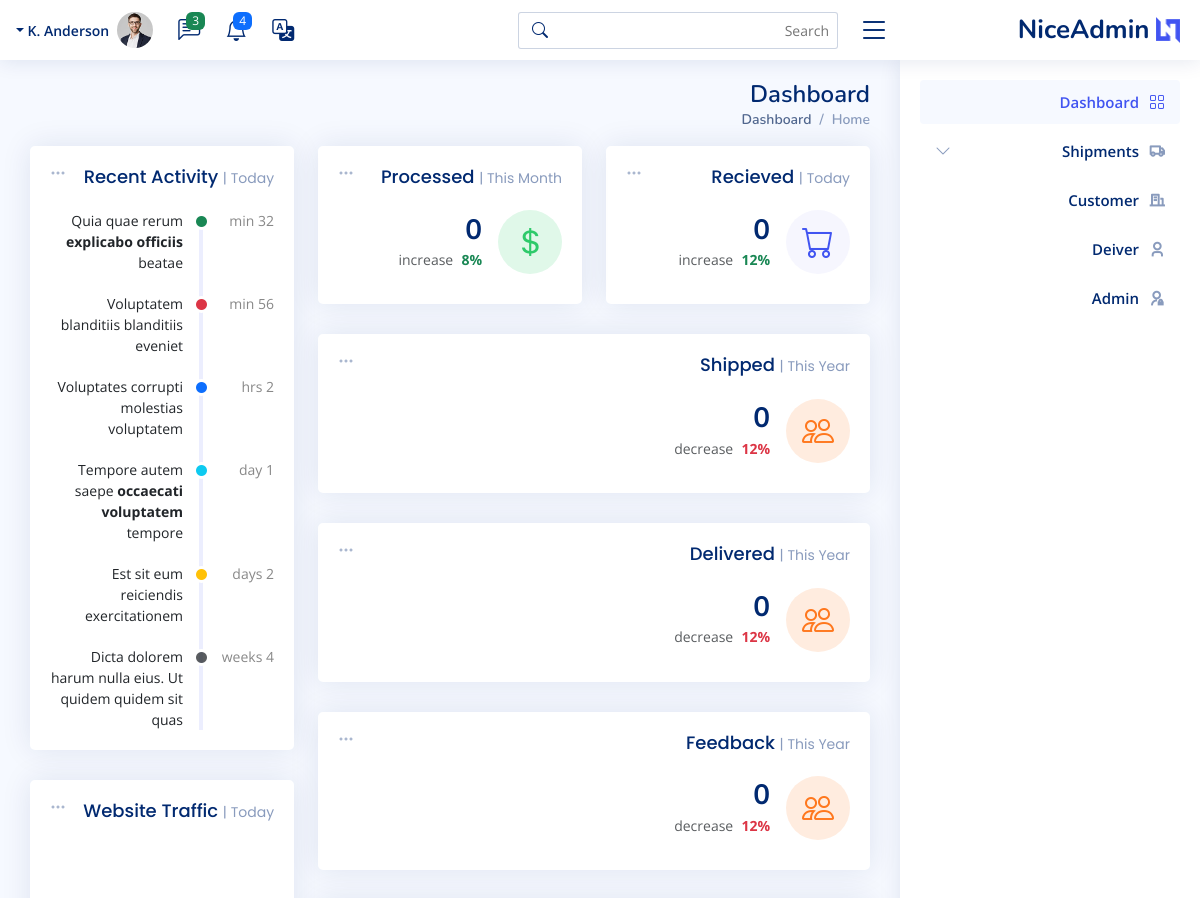
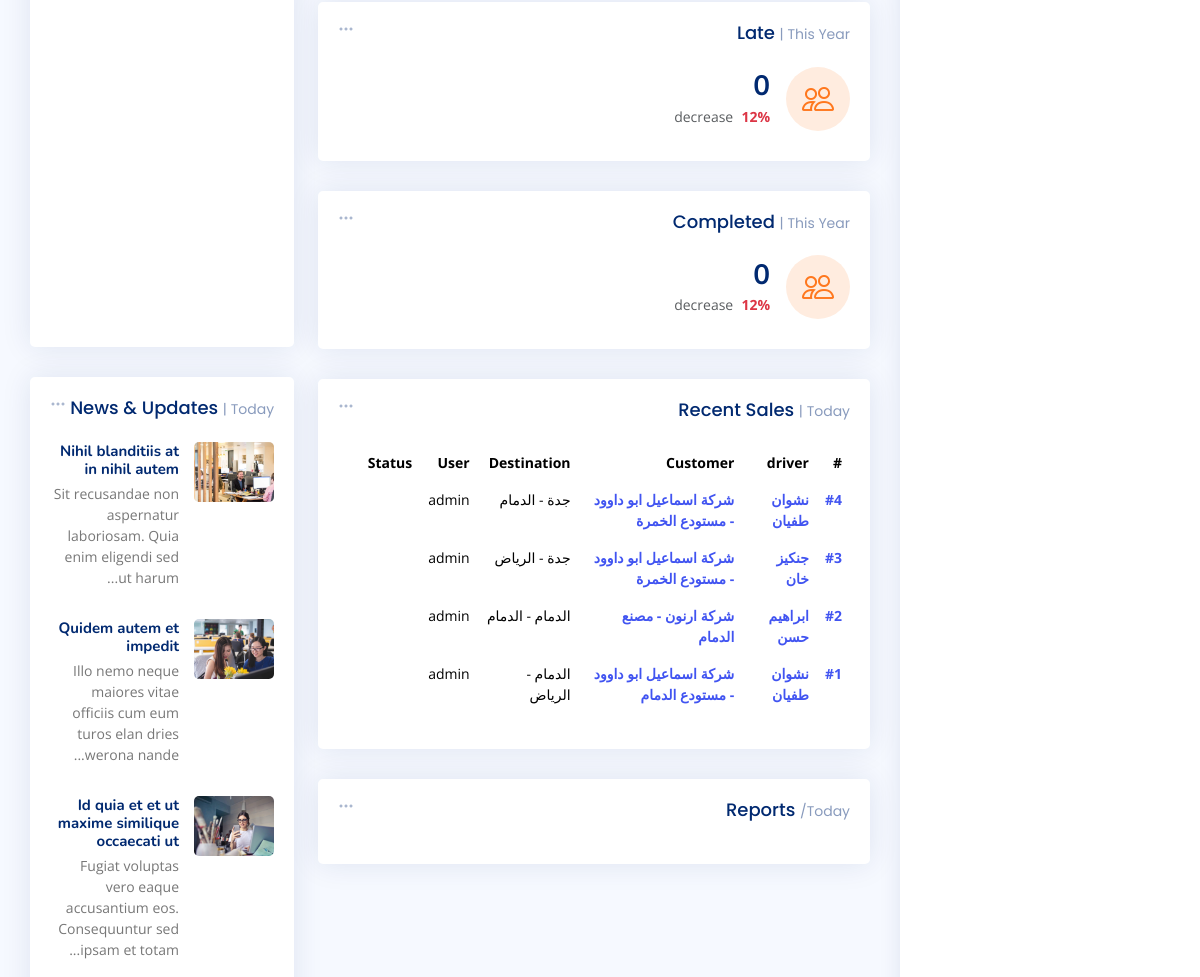
/ (upper part), run on an earlier commit of the app's database (2 pictures, top to bottom).
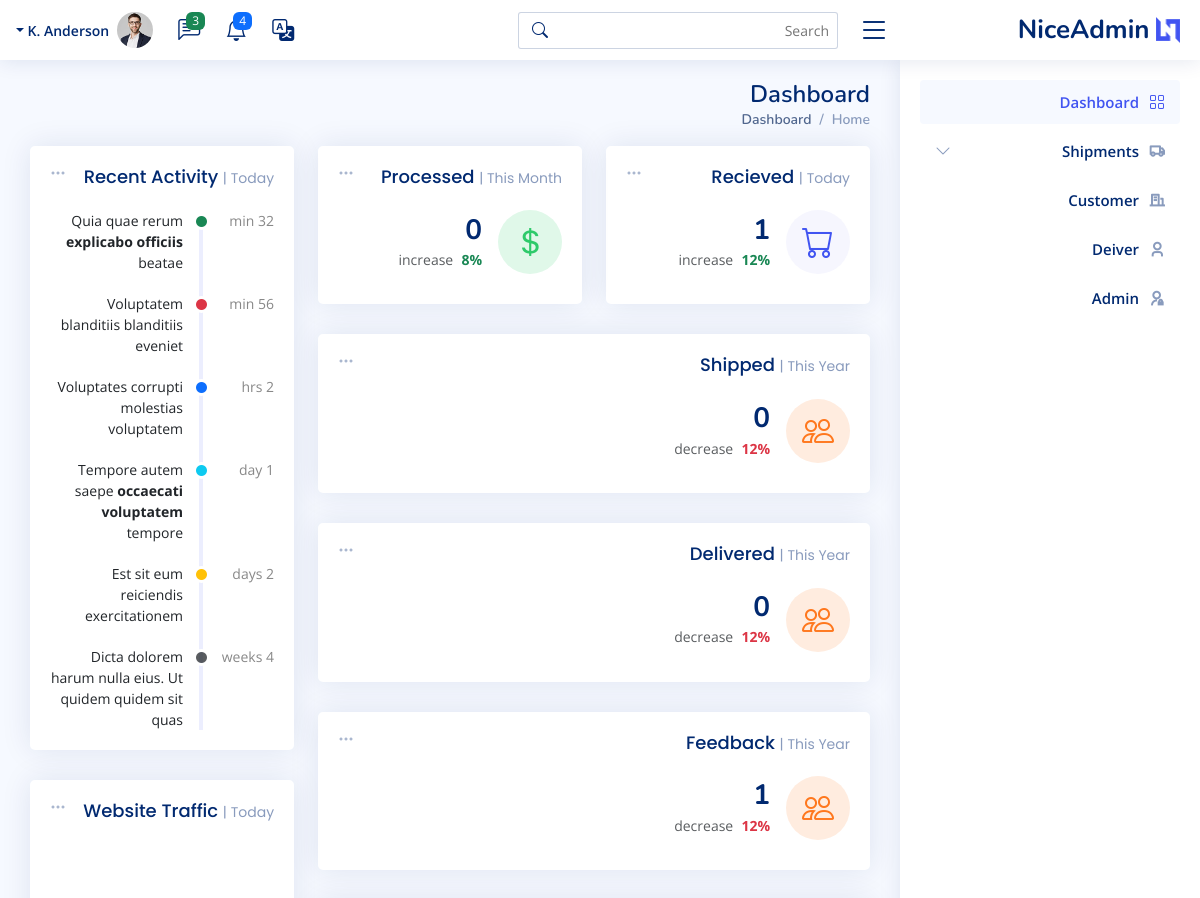
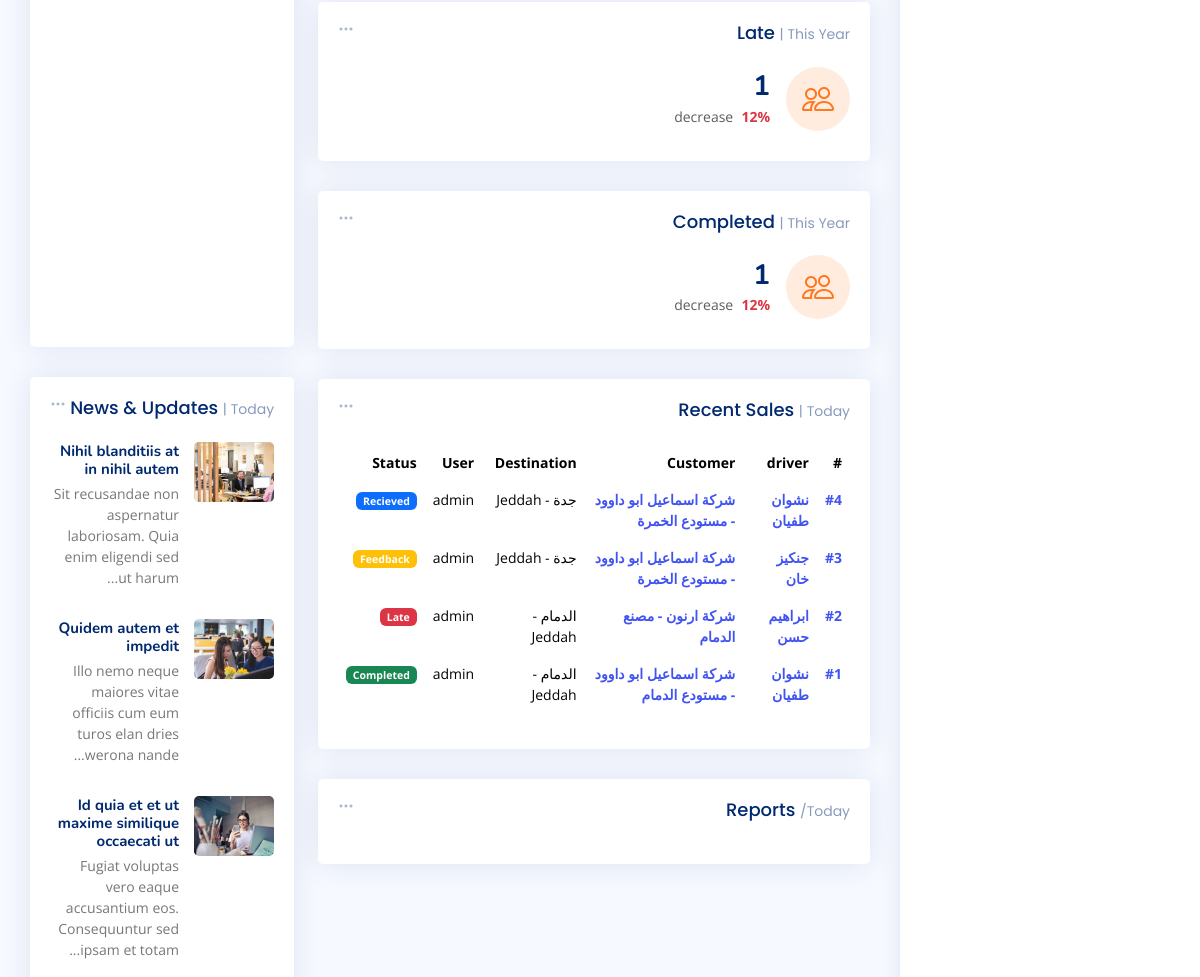
And on a later commit of the database (2 pictures, top to bottom).
### shipments/models.py (models this page shows, shortened)
class Shipments(models.Model):
    user = models.ForeignKey(User,  related_name='shipments_user', on_delete=models.SET_NULL, null=True)
    driver = models.ForeignKey(Driver,  related_name='shipments_driver', on_delete=models.SET_NULL, null=True)
    customer_branch = models.ForeignKey(Branch, related_name='shipments_company', on_delete=models.SET_NULL, null=True)
    fare = models.IntegerField()
    days_stayed = models.IntegerField(null=True, blank=True)
    stay_cost = models.IntegerField(null=True, blank=True)
    deducted = models.IntegerField(null=True, blank=True)
    status = models.CharField(max_length=20, choices=STATUS, default='Recieved')
    destination = models.CharField(max_length=20, choices=FLAG_TYPES)
    create_at = models.DateTimeField(default=timezone.now)
    expected_arrival_date = models.DateTimeField(null=True, blank=True)
    actual_delivery_date = models.DateTimeField(null=True, blank=True)

### drivers/models.py (models this page shows)
class Driver(models.Model):
    name = models.CharField(max_length=120)
    phone = models.CharField(max_length=120)
    id_number = models.CharField(max_length=10, null=True, blank=True)
    language = models.CharField( max_length=120, choices=LANGUAHE, null=True, blank=True)
    truck_type =models.CharField(max_length=120, choices=TRUCK_TYPE, null=True, blank=True)
    rate = models.IntegerField(null=True, blank=True)
    def __str__(self) -> str:
        return self.name

### customers/models.py (models this page shows)
class Branch(models.Model):
    customers = models.ForeignKey(Customers, related_name='branch_customers', on_delete=models.CASCADE)
    name = models.CharField(max_length=255)
    city = models.CharField(max_length=255)
    def __str__(self):
        return f'{self.customers} - {self.name}'

class Customers(models.Model):
    name = models.CharField(max_length=255)
    def __str__(self):
        return self.name

### settings/views.py (the view)
# urls.py: 2. Add a URL to urlpatterns:  path('', views.home, name='home')
def home(request):
    shipments = Shipments.objects.select_related('driver', 'customer_branch', 'user').all().order_by('-create_at')
    recieved_shipment = Shipments.objects.all().filter(status='Recieved')
    processed_shipment = Shipments.objects.all().filter(status='Processed')
    shipped_shipment = Shipments.objects.all().filter(status='Shipped')
    delivered_shipment = Shipments.objects.all().filter(status='Delivered')
    feedback_shipment = Shipments.objects.all().filter(status='Feedback')
    late_shipment = Shipments.objects.all().filter(status='late')
    completed_shipment = Shipments.objects.all().filter(status='Completed')
    context = {
        'shipments':shipments,
        'recieved_shipment':recieved_shipment,
        'processed_shipment':processed_shipment,
        'shipped_shipment':shipped_shipment,
        'delivered_shipment':delivered_shipment,
        'feedback_shipment':feedback_shipment,
        'late_shipment':late_shipment,
        'completed_shipment':completed_shipment,
    }
    return render(request, 'settings/home.html', context)

### templates/settings/home.html (shortened to what the changed rows need)
{% extends 'base.html' %}
{% load static %}
{% block body %}
<main id="main" class="main">
  <div class="pagetitle">
    <h1>Dashboard</h1>
  </div>
  <section class="section dashboard">
    <div class="row">
      <div class="col-lg-8">
        <div class="row">
          <div class="col-xxl-4 col-md-6">
            <div class="card info-card sales-card">
              <div class="card-body">
                <div class="d-flex align-items-center">
                  <div class="ps-3">
                    <h6>{{recieved_shipment|length}}</h6>
                    <span class="text-success small pt-1 fw-bold">12%</span> <span
                      class="text-muted small pt-2 ps-1">increase</span>
                  </div>
                </div>
              </div>
            </div>
          </div>
          <div class="col-xxl-4 col-xl-12">
            <div class="card info-card customers-card">
              <div class="card-body">
                <div class="d-flex align-items-center">
                  <div class="ps-3">
                    <h6>{{feedback_shipment|length}}</h6>
                    <span class="text-danger small pt-1 fw-bold">12%</span> <span
                      class="text-muted small pt-2 ps-1">decrease</span>
                  </div>
                </div>
              </div>
            </div>
          </div>
          <div class="col-xxl-4 col-xl-12">
            <div class="card info-card customers-card">
              <div class="card-body">
                <div class="d-flex align-items-center">
                  <div class="ps-3">
                    <h6>{{feedback_shipment|length}}</h6>
                    <span class="text-danger small pt-1 fw-bold">12%</span> <span
                      class="text-muted small pt-2 ps-1">decrease</span>
                  </div>
                </div>
              </div>
            </div>
          </div>
          <div class="col-xxl-4 col-xl-12">
            <div class="card info-card customers-card">
              <div class="card-body">
                <div class="d-flex align-items-center">
                  <div class="ps-3">
                    <h6>{{completed_shipment|length}}</h6>
                    <span class="text-danger small pt-1 fw-bold">12%</span> <span
                      class="text-muted small pt-2 ps-1">decrease</span>
                  </div>
                </div>
              </div>
            </div>
          </div>
          <div class="col-12">
            <div class="card recent-sales overflow-auto">
              <div class="card-body">
                <table class="table table-borderless datatable">
                  <thead>
                    <tr>
                      <th scope="col">#</th>
                      <th scope="col">driver</th>
                      <th scope="col">Customer</th>
                      <th scope="col">Destination</th>
                      <th scope="col">User</th>
                      <th scope="col">Status</th>
                    </tr>
                  </thead>
                  <tbody>
                    {% for shipment in shipments %}
                    <tr>
                      <th scope="row"><a href="#">#{{shipment.id}}</a></th>
                      <th scope="row"><a href="#">{{shipment.driver}}</a></th>
                      <th scope="row"><a href="#">{{shipment.customer_branch}}</a></th>
                      <td>{{shipment.customer_branch.city}} - {{shipment.destination}}</td>
                      <td>{{shipment.user}}</td>
                      <td><span class="badge
                        {% if shipment.status == 'Recieved' %} bg-primary
                        {% elif shipment.status == 'Processed' %} bg-secondary
                        {% elif shipment.status == 'Shipped' %} bg-info
                        {% elif shipment.status == 'Delivered' %} bg-primary
                        {% elif shipment.status == 'Feedback' %} bg-warning
                        {% elif shipment.status == 'Completed' %} bg-success
                        {% elif shipment.status == 'Late' %} bg-danger
                        {% endif %}">{{shipment.status}}</span></td>
                    </tr>
                    {% endfor %}
                  </tbody>
                </table>
              </div>
            </div>
          </div>
        </div>
      </div>
    </div>
  </section>
</main>
{% endblock %}

What changed in the data, as far as the page shows it:
changed Shipments id 4: destination "الدمام" → "Jeddah"; status (not shown) → "Recieved"
changed Shipments "جنكيز خان": destination "الرياض" → "Jeddah"; status (not shown) → "Feedback"
changed Shipments "ابراهيم حسن": destination "الدمام" → "Jeddah"; status (not shown) → "Late"
changed Shipments "شركة اسماعيل ابو داوود - مستودع الدمام": destination "الرياض" → "Jeddah"; status (not shown) → "Completed"
Also different on the page:
{{ recieved_shipment|length }}: "0" → "1"
{{ feedback_shipment|length }}: "0" → "1"
{{ completed_shipment|length }}: "0" → "1"
